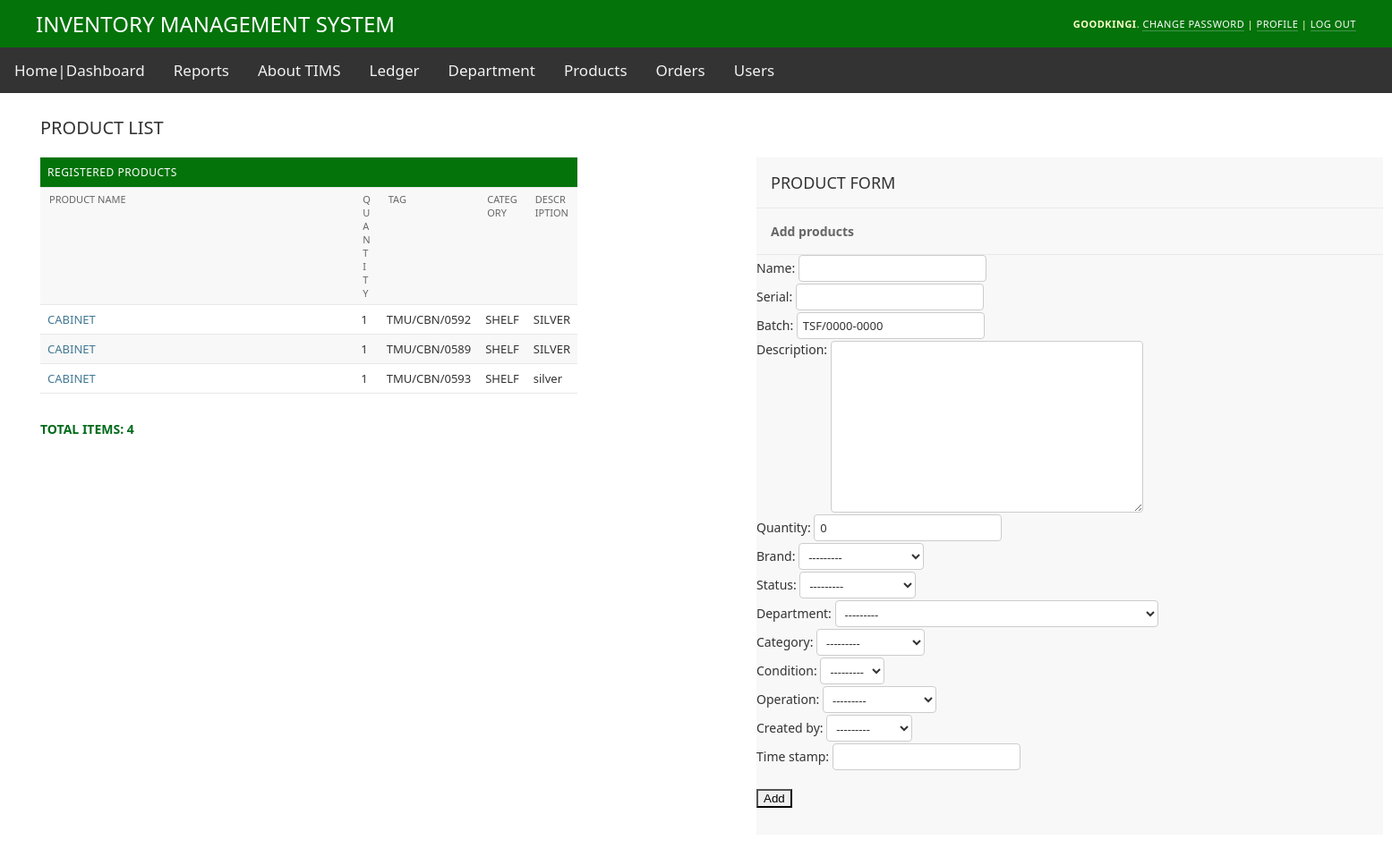
/inventory/products/ (signed in), run on the app's committed database.
### inventory/models.py (models this page shows, shortened)
class Product(models.Model):
    name = models.CharField(max_length=100, null=True)
    serial = models.CharField(max_length=100, null=True, unique=True)
    batch = models.CharField(max_length=50, null=True, default="TSF/0000-0000")
    description = models.TextField(max_length=200, null=True)
    quantity = models.IntegerField(default=0)
    brand = models.ForeignKey(Brand, on_delete=models.CASCADE, null=True)
    status = models.ForeignKey(Status, on_delete=models.CASCADE, null=True)
    department = models.ForeignKey(Department, on_delete=models.CASCADE, null=True)
    category = models.ForeignKey(Category, on_delete=models.CASCADE, null=True)
    condition = models.ForeignKey(Condition, on_delete=models.CASCADE, null=True)
    operation = models.ForeignKey(Operation, on_delete=models.CASCADE, null=True)
    created_by = models.ForeignKey(User, on_delete=models.CASCADE, null=True)
    time_stamp = models.DateField()
    updated_at = models.DateTimeField(auto_now=True)

class Category(models.Model):
    CATEGORY_TYPE = (
        ('ELECTRONIC', 'Electronic'),
        ('COMPUTER', 'Computer'),
        ('PRINTER', 'Printer'),
        ('SCANNER', 'Scanner'),
        ('MONITOR', 'Monitor'),
        ('MOUSE', 'Mouse'),
        ('KEYBOARD', 'Keyboard'),
        ('HEADPHONES', 'Headphones'),
        ('PAPER', 'Paper'),
        ('STATIONERY', 'Stationery'),
        ('PEN', 'Pen'),
        ('FOLDER', 'Folder'),
        ('NOTEBOOK', 'Notebook'),
        ('MARKER', 'Marker'),
        ('TABLE', 'Table'),
        ('CHAIR', 'Chair'),
        ('CABINET', 'Cabinet'),
        ('SHELF', 'Shelf'),
        ('DESK', 'Desk'),
        ('SOFA', 'Sofa'),
        ('OFFICE', 'Office'),
        ('OTHER', 'Other'),
    )
    category = models.CharField(max_length=255, choices=CATEGORY_TYPE, null=True)
    time_stamp = models.DateTimeField(auto_now=True)
    updated_at = models.DateTimeField(auto_now=True)
    def __str__(self):
        return self.category

class Brand(models.Model):
    BRAND_TYPE = (
        ('LENOVO', 'Lenovo'),
        ('HP', 'HP'),
        ('DELL', 'Dell'),
        ('APPLE', 'Apple'),
        ('ASUS', 'Asus'),
        ('ACER', 'Acer'),
        ('SAMSUNG', 'Samsung'),
        ('MICROSOFT', 'Microsoft'),
        ('TOSHIBA', 'Toshiba'),
        ('SONY', 'Sony'),
        ('LG', 'LG'),
        ('PANASONIC', 'Panasonic'),
        ('CANON', 'Canon'),
        ('STEELCASE', 'Steelcase'),
        ('HERMAN_MILLER', 'Herman Miller'),
        ('HAWORTH', 'Haworth'),
        ('HON', 'HON'),
        ('ALLSTEEL', 'Allsteel'),
        ('KNOLL', 'Knoll'),
        ('AERON', 'Aeron'),
        ('XCHAIR', 'XChair'),
        ('FLEXISPOT', 'FlexiSpot'),
        ('ERGOTECH', 'Ergotech'),
        ('STABILO', 'Stabilo'),
        ('PAPER_MATE', 'Paper Mate'),
        ('BIC', 'BIC'),
        ('3M', '3M'),
        ('PENTEL', 'Pentel'),
        ('FABER_CASTELL', 'Faber-Castell'),
        ('DYMO', 'Dymo'),
        ('POST_IT', 'Post-it'),
        ('QUILL', 'Quill'),
        ('EXPO', 'Expo'),
        ('PARKER', 'Parker'),
        ('HUSKY', 'Husky'),
        ('HON_STORAGE', 'HON Storage'),
        ('SAFCO', 'Safco'),
        ('GLADIATOR', 'Gladiator'),
    )
    brand = models.CharField(max_length=255, choices=BRAND_TYPE, null=True)
    time_stamp = models.DateTimeField(auto_now=True)
    updated_at = models.DateTimeField(auto_now=True)
    def __str__(self):
        return self.brand

### inventory/views.py (the view)
# urls.py: path("products/", views.products, name="products"),
def products(request):
    if request.user.is_superuser:
        products = Product.objects.all()
    else:
        products = Product.objects.filter(created_by=request.user)
    if request.method == "POST":
        form = ProductForm(request.POST)
        if form.is_valid():
            instance = form.save(commit=False)
            instance.created_by = request.user  # Assign the current user as the creator
            instance.save()
            return redirect("products")
    else:
        form = ProductForm()
    context = {"title": "Products", "form": form, "products": products}
    return render(request, 'inventory/products.html', context)

### inventory/forms.py (shortened to what this page needs)
class ProductForm(forms.ModelForm):
    class Meta:
        model = Product
        fields = [
            'name',
            'serial',
            'batch',
            'description',
            'quantity',
            'brand',
            'status',
            'department',
            'category',
            'condition',
            'operation',
        ]

### inventory/models.py (called while the page is built)
    def __str__(self):
        return f"{self.store_name} - {self.store_address}"

    def __str__(self):
        return f"{self.department_name}, {self.department_address}, {self.store}, {self.contact}, {self.block.title()}"

    def __str__(self):
        return self.status_code

    def __str__(self):
        return self.condition

    def __str__(self):
        return self.operation

### inventory/templates/inventory/products.html (shortened to what this page needs)
{% extends 'base.html' %}
{% block header %}
    {% include "inventory/include/header.html" %}
{% endblock %}
{% block content %}
<div class="dashboard" data-admin-utc-offset="0">
    <div id="container">
        <div class="main" id="main">
            <main id="content-start" class="content" tabindex="-1">
                <div id="content" class="colMS">
                    <h1>PRODUCT LIST</h1>
                    <div id="content-main">
                        <section class="app-auth module">
                            <table class="table table-bordered">
                                <caption>
                                    <a href="{% url 'products' %}" class="section" title="">REGISTERED PRODUCTS</a>
                                </caption>
                                <thead>
                                    <tr>
                                        <th scope="col">Product Name</th>
                                        <th scope="col">Quantity</th>
                                        <th scope="col">TAG</th>
                                        <th scope="col">Category</th>
                                        <th scope="col">Description</th>
                                    </tr>
                                </thead>
                                <tbody>
                                    {% for product in products %}
                                        {% if user.username == product.created_by.username %}
                                            <tr class="model-user">
                                                <td><a href="{% url 'detail-page' product.id %}">{{ product.name }}</a></td>
                                                <td>{{ product.quantity }}</td>
                                                <td>{{ product.serial }}</td>
                                                <td>{{ product.category }}</td>
                                                <td>{{ product.description }}</td>
                                            </tr>
                                        {% endif %}
                                    {% empty %}
                                        <tr>
                                            <td colspan="5" class="text-center">No products found.</td>
                                        </tr>
                                    {% endfor %}
                                </tbody>
                            </table>
                        </section>
                        <h3 style="color: #006b1b">TOTAL ITEMS: {{ products.count }}</h3>
                    </div>
                    <div id="content-related">
                        <section class="module" id="recent-actions-module">
                            <h2>PRODUCT FORM</h2>
                            <h3>Add products</h3>
                            <form method="POST">
                                <hr>
                                {{ form }}
                                <br>
                                <button type="submit" class="btn btn-primary">Add</button>
                            </form>
                        </section>
                    </div>
                    <br class="clear">
                </div>
            </main>
        </div>
    </div>
</div>
{% endblock %}

### inventory/templates/inventory/include/header.html (shortened to what this page needs)
{% extends 'base.html' %}
{% load static %}
{% block header %}
    <header id="header">
        <div id="branding">
            <div id="site-name"><a href="{% url "admin_dashboard" %}">INVENTORY MANAGEMENT SYSTEM</a></div>
        </div>
        <div id="user-tools">
            <strong>{{ user.username }}</strong>.
            {% if user.is_authenticated and user.is_superuser %}
                <a href="/admin/password_change/">Change password</a> |
            {% endif %}
            <a href="{% url 'user' %}">Profile</a> |
            <form id="logout-form" method="post" action="{% url "logout" %}">
                <button type="submit">Log out</button>
            </form>
        </div>
    </header>
    <div class="topnav">
        {% if user.is_authenticated and user.is_superuser %}
            <a href="{% url "admin_dashboard" %}">Home|Dashboard</a>
            <a href="{% url 'reports' %}">Reports</a>
            <a href="{% url "about" %}">About TIMS</a>
            <a href="{% url "ledger" %}">Ledger</a>
            <a href="{% url "department" %}">Department</a>
            <a class="nav-link" href="{% url 'products' %}">Products</a>
            <a class="nav-link" href="{% url 'orders' %}">Orders</a>
            <a class="nav-link" href="{% url 'users' %}">Users</a>
        {% elif user.is_authenticated %}
            <a href="{% url "user_dashboard" %}">Dashboard</a>
            <a href="{% url 'reports' %}">Reports</a>
            <a href="{% url "about" %}">About TIMS</a>
            <a class="nav-link" href="{% url 'orders' %}">Orders</a>
        {% endif %}
    </div>
{% endblock %}

### accounts/static/accounts/inventory_apps.css (style rules this page uses)
.content { background-color: white; padding: 5px; }
.topnav { background-color: #04AA6D; background-color: #04AA6D; background-color: #333; overflow: hidden; }
.topnav a { float: left; color: #f2f2f2; text-align: center; padding: 14px 16px; text-decoration: none; font-size: 17px; }

### data on the page
Product: name "CABINET", quantity "1", serial "TMU/CBN/0592", category "SHELF", description "SILVER"
Product: name "CABINET", quantity "1", serial "TMU/CBN/0589", category "SHELF", description "SILVER"
Product: name "CABINET", quantity "1", serial "TMU/CBN/0593", category "SHELF", description "silver"
Brand: brand "---------"

### other printed values
{{ user.username }} "GOODKINGI"
{{ products.count }} "4"
